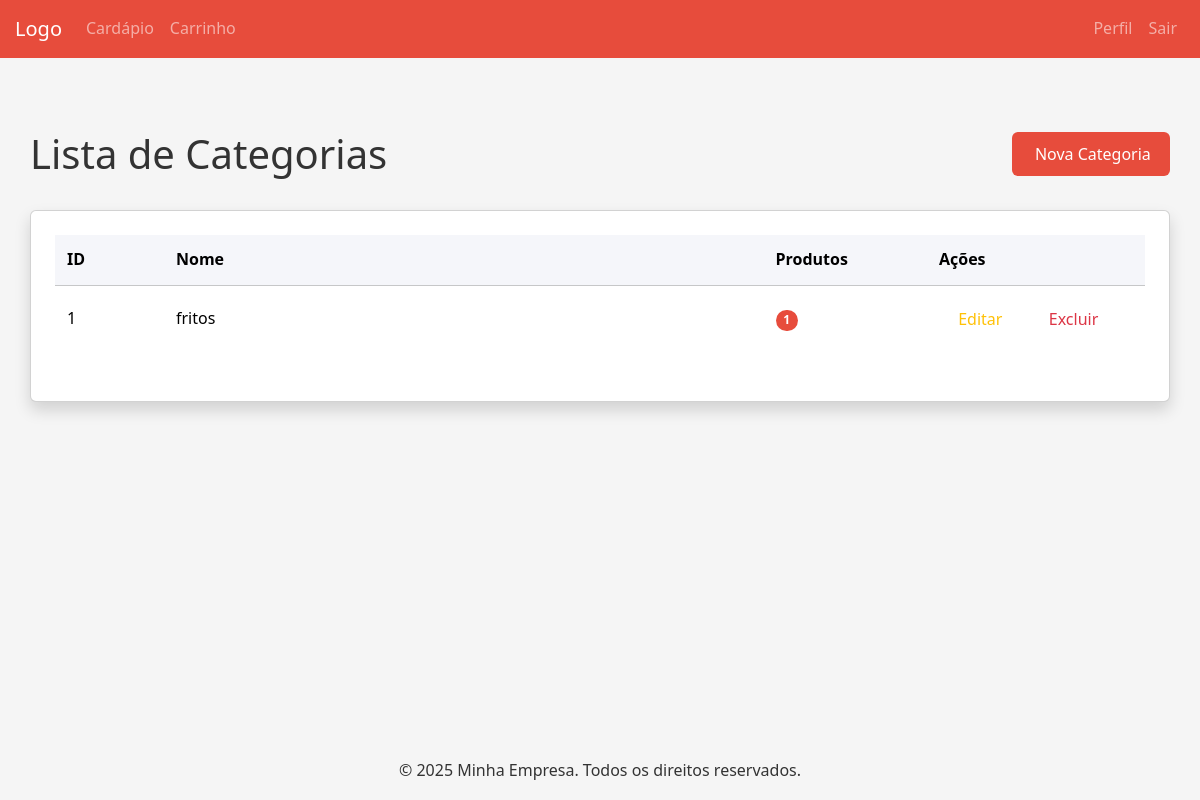
/produto/categoria/listar/ (signed in), run on the app's committed database.
### produto/models.py (models this page shows, shortened)
class CategoriaProduto(models.Model):
    nome = models.CharField(max_length=20, unique=True)

### produto/views.py (the view)
# urls.py: path('categoria/listar/', views.listCategoria, name='listCategoria'),
def listCategoria(request):
    form_tipo = CategoriaProdutoForm()
    categorias = CategoriaProduto.objects.all()
    return render(request, 'produto/listCategoria.html', {
        "tipo_produto_form": form_tipo,
        "categorias": categorias
    })

### templates/produto/listCategoria.html (shortened to what this page needs)
{% extends 'base.html' %}
{% load static %}
{% block content %}
<div class="container my-5">
    <div class="d-flex justify-content-between align-items-center mb-4">
        <h1 class="mb-0">Lista de Categorias</h1>
        <a href="{% url 'addCategoria' %}" class="btn btn-primary btn-sm">
             Nova Categoria
        </a>
    </div>
    <div class="card shadow">
        <div class="card-body">
            {% if categorias %}
            <div class="table-responsive">
                <table class="table table-hover">
                    <thead class="table-light">
                        <tr>
                            <th width="10%">ID</th>
                            <th>Nome</th>
                            <th width="15%">Produtos</th>
                            <th width="20%">Ações</th>
                        </tr>
                    </thead>
                    <tbody>
                        {% for categoria in categorias %}
                        <tr>
                            <td>{{ categoria.id }}</td>
                            <td>{{ categoria.nome }}</td>
                            <td>
                                <span class="badge bg-primary rounded-pill">
                                    {{ categoria.produtos.count }}
                                </span>
                            </td>
                            <td>
                                <div class="d-flex gap-2">
                                    <a href="{% url 'editCategoria' categoria.id %}" class="btn btn-outline-warning btn-sm" title="Editar">
                                         Editar
                                    </a>
                                    <button type="button" class="btn btn-outline-danger btn-sm"
                                            onclick="confirmarExclusao({{ categoria.id }}, '{{ categoria.nome }}')"
                                            title="Excluir">
                                         Excluir
                                    </button>
                                </div>
                            </td>
                        </tr>
                        {% endfor %}
                    </tbody>
                </table>
            </div>
            {% else %}
            <div class="alert alert-info text-center py-4">
                <i class="fas fa-info-circle fa-lg me-2"></i>
                Nenhuma categoria cadastrada.
            </div>
            {% endif %}
        </div>
    </div>
</div>
{% endblock %}

### static/css/style.css (style rules this page uses)
:root { --primary-color: #e74c3c; --primary-hover: #c0392b; --secondary-color: #2ecc71; --secondary-hover: #27ae60; --danger-color: #d63031; --danger-hover: #b71c1c; --light-color: #f5f6fa; --dark-color: #2f3640; --text-color: #333; --border-radius: 6px; --box-shadow: 0 2px 10px rgba(0, 0, 0, 0.1); --transition: all 0.3s ease; }
* { margin: 0; padding: 0; box-sizing: border-box; }
body { font-family: 'Segoe UI', Tahoma, Geneva, Verdana, sans-serif; background-color: #f5f5f5; color: var(--text-color); line-height: 1.6; }
.container { max-width: 1200px; margin: 0 auto; padding: 0 15px; }
.card { background: white; border-radius: var(--border-radius); box-shadow: var(--box-shadow); overflow: hidden; margin-top: 2rem; }
.card-body { padding: 1.5rem; }
.table { width: 100%; border-collapse: collapse; margin-bottom: 1.5rem; }
.table th { background-color: var(--light-color); padding: 0.75rem; text-align: left; font-weight: 600; }
.table td { padding: 0.75rem; border-bottom: 1px solid #eee; vertical-align: middle; }
.table tr:last-child td { border-bottom: none; }
.btn { display: inline-block; padding: 0.6rem 1.2rem; font-size: 1rem; font-weight: 500; text-align: center; border: none; border-radius: var(--border-radius); cursor: pointer; transition: var(--transition); text-decoration: none; }
.btn-primary { background-color: var(--primary-color); color: white; }

### templates/base.html (style rules this page uses)
.bg-primary { background-color: #e74c3c !important; }
.btn-primary { background-color: #e74c3c; border-color: #e74c3c; }

### data on the page
CategoriaProduto: id "1", nome "fritos", produtos.count "1"
